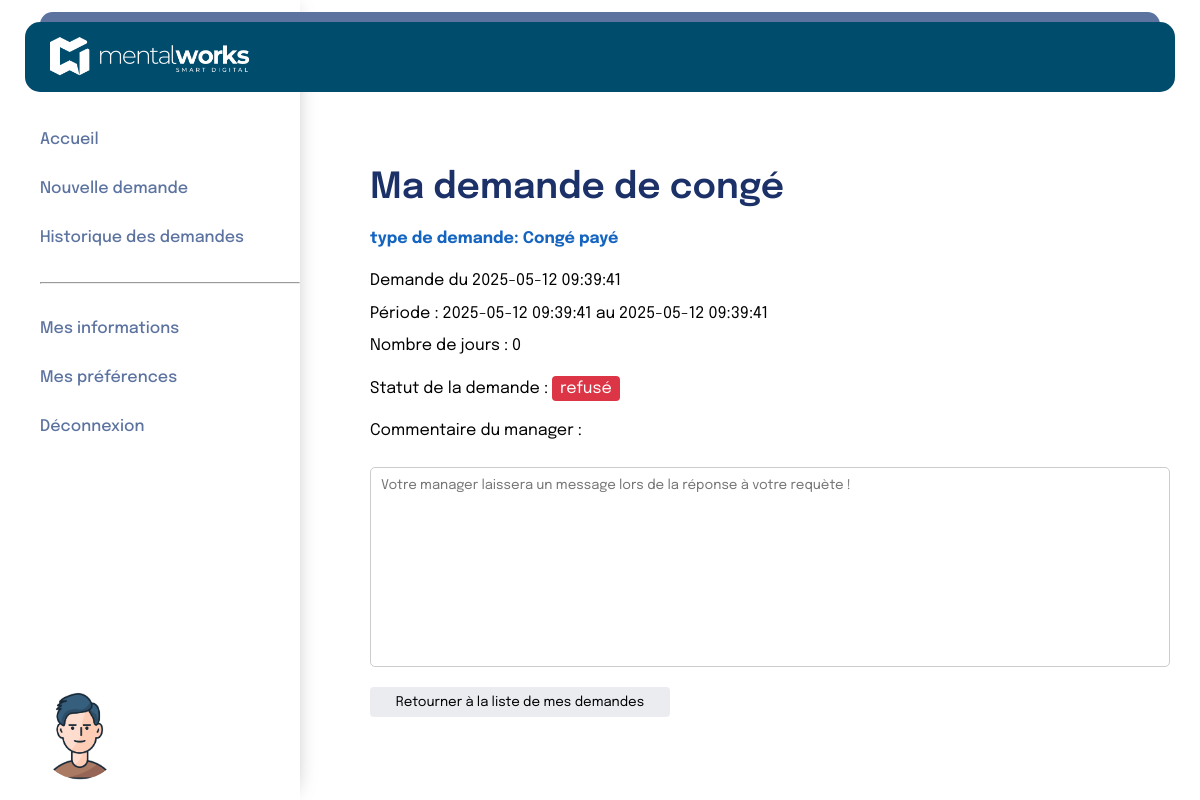
Screenshot of /pages/collaborateur/detailsDemande.php?id=1 with the database file from the repository.
### tables this page shows
CREATE TABLE `request` (
  `id` int(11) NOT NULL,
  `request_type_id` int(11) NOT NULL,
  `collaborator_id` int(11) NOT NULL,
  `department_id` int(11) NOT NULL,
  `created_at` datetime NOT NULL,
  `start_at` datetime NOT NULL,
  `end_at` datetime NOT NULL,
  `period` int(11) NOT NULL,
  `receipt_file` blob DEFAULT NULL,
  `comment` text DEFAULT NULL,
  `answer_comment` text DEFAULT NULL,
  `answer` tinyint(1) DEFAULT NULL,
  `answer_at` datetime DEFAULT NULL
);

CREATE TABLE `request_type` (
  `id` int(11) NOT NULL,
  `name` varchar(100) NOT NULL
);

### pages/collaborateur/detailsDemande.php (the view, shortened to what this page needs)
<?php
include '../../includes/database.php';
include '../../includes/functions.php';
$id = $_GET['id'];
$recupInfosDemande = $bdd->prepare("SELECT
    request.id,
    request.start_at,
    request.end_at,
    request.created_at,
    request.answer,
    request.answer_comment,
    request_type.name AS request_type
FROM
    request
JOIN
    request_type ON request.request_type_id = request_type.id
WHERE
    request.id = :id;");
$recupInfosDemande->bindParam(":id", $id);
$recupInfosDemande->execute();
$infos = $recupInfosDemande->fetch(PDO::FETCH_ASSOC);
$date1 = new DateTime($infos['start_at']);
$date1 = $date1->format('d');
$date2 = new DateTime($infos['end_at']);
$date2 = $date2->format('d');
$nb_jours = $date2 - $date1;
if ($infos['answer'] === null) {
    $infos['answer'] = "en cours";
    $statutClass = "statutEnCours";
} else if ($infos['answer'] == 0) {
    $infos['answer'] = "refusé";
    $statutClass = "statutRefuse";
} else {
    $infos["answer"] = "validé";
    $statutClass = "statutValide";
}
?>
<link rel="stylesheet" href="../../style.css">
<?php include "../../includes/header2.php"; ?>
<div class="flex">
    <?php include "../../includes/navBar/navBar1.php"; ?>
    <div class="page">
        <section class="maDemandeSection">
            <h1>Ma demande de congé</h1>
            <b>
                <p class="activeP">type de demande: <?php echo $infos["request_type"] ?></p>
            </b>
            <div class="parameter">
                <p>Demande du <?= $infos["created_at"] ?></p>
                <p>Période : <?= $infos['start_at'] . ' au ' . $infos['end_at'] ?></p>
                <p>Nombre de jours : <?= $nb_jours ?></p>
            </div>
            <p>Statut de la demande : <span class="<?= $statutClass ?>"><?= $infos['answer'] ?></span></p>
            <p class="comment">Commentaire du manager :</p>
            <textarea placeholder="<?php if (($infos["answer"] == 1 || $infos["answer"] == 0)) {
                                        echo $infos["answer_comment"];
                                    } else {
                                        echo "Votre manager laissera un message lors de la réponse à votre requète !";
                                    } ?>"></textarea>
            <button class="backButton"><a style="color: black;" href="historiqueDesDemandes.php">Retourner à la liste de mes demandes</a></button>
        </section>
    </div>
</div>
</body>
</html>

### style.css (style rules this page uses)
* { margin: 0; padding: 0; box-sizing: border-box; }
html { margin: 0; }
body { margin: 0; padding: 0; font-family: "Epilogue"; }
:root { --color_btn: #004c6c; --color_title: #1b3168; --color_text: #000000; --color_btn_navbarre: #5c73a0; --color_href_a: rgba(0, 76, 108, 1); --gray: #637381; --border: #eaecf0; }
h1 { font-size: 36px; color: var(--color_title); font-weight: 600; padding-bottom: 22px; }
p { font-size: 16px; line-height: 24.57px; }
a { text-decoration: none; color: white; }
.page { flex: 1; padding: 150px 40px 0 350px; }
.flex { display: flex; }
.Container-newdemande input, select, textarea, button { width: 100%; padding: 10px; margin-top: 5px; border: 1px solid #ccc; border-radius: 5px; font-family: "Epilogue"; }
.page .maDemandeSection { padding: 20px; width: 75%; }
.page .maDemandeSection p { margin-bottom: 10px; line-height: 1.4; }
.page .maDemandeSection .activeP { color: #1565C0; }
.page .maDemandeSection .parameter { padding: 10px 0; }
.page .maDemandeSection .comment { margin: 20px 0; }
.page .maDemandeSection textarea { resize: none; height: 200px; width: 800px; }
.page .maDemandeSection .backButton { margin-top: 20px; background-color: var(--border); color: #333; padding: 8px 12px; border: none; border-radius: 4px; cursor: pointer; width: 300px; }
.statutRefuse { background-color: #dc3545; color: white; padding: 4px 8px; border-radius: 4px; }

### rows the page displays
request: request_type.name "Congé payé", created_at "2025-05-12 09:39:41", start_at "2025-05-12 09:39:41", end_at "2025-05-12 09:39:41", nb_jours "0"

### other values shown
$infos['answer'] "refusé"
